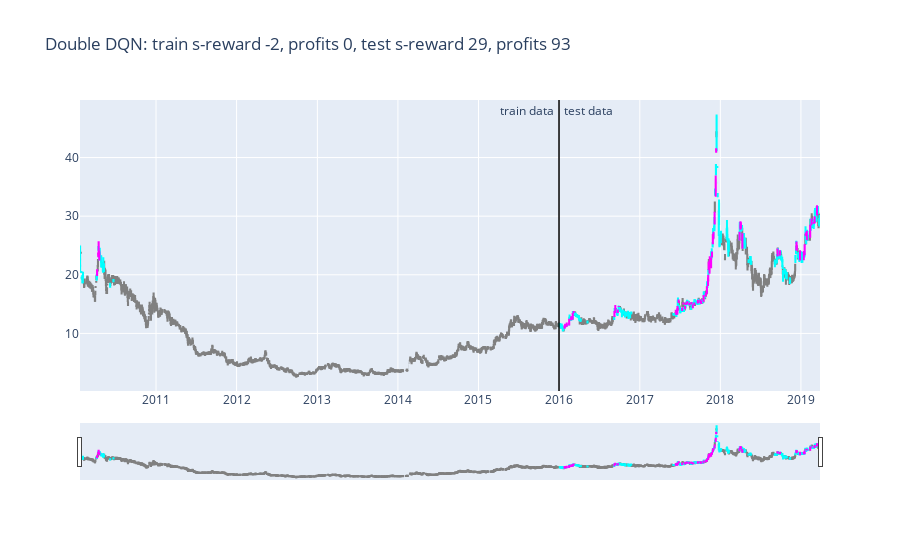

Source (notebook cell):
### Code cell
plot_train_test_by_q(Environment1(train), Environment1(test), Q, 'Double DQN')
